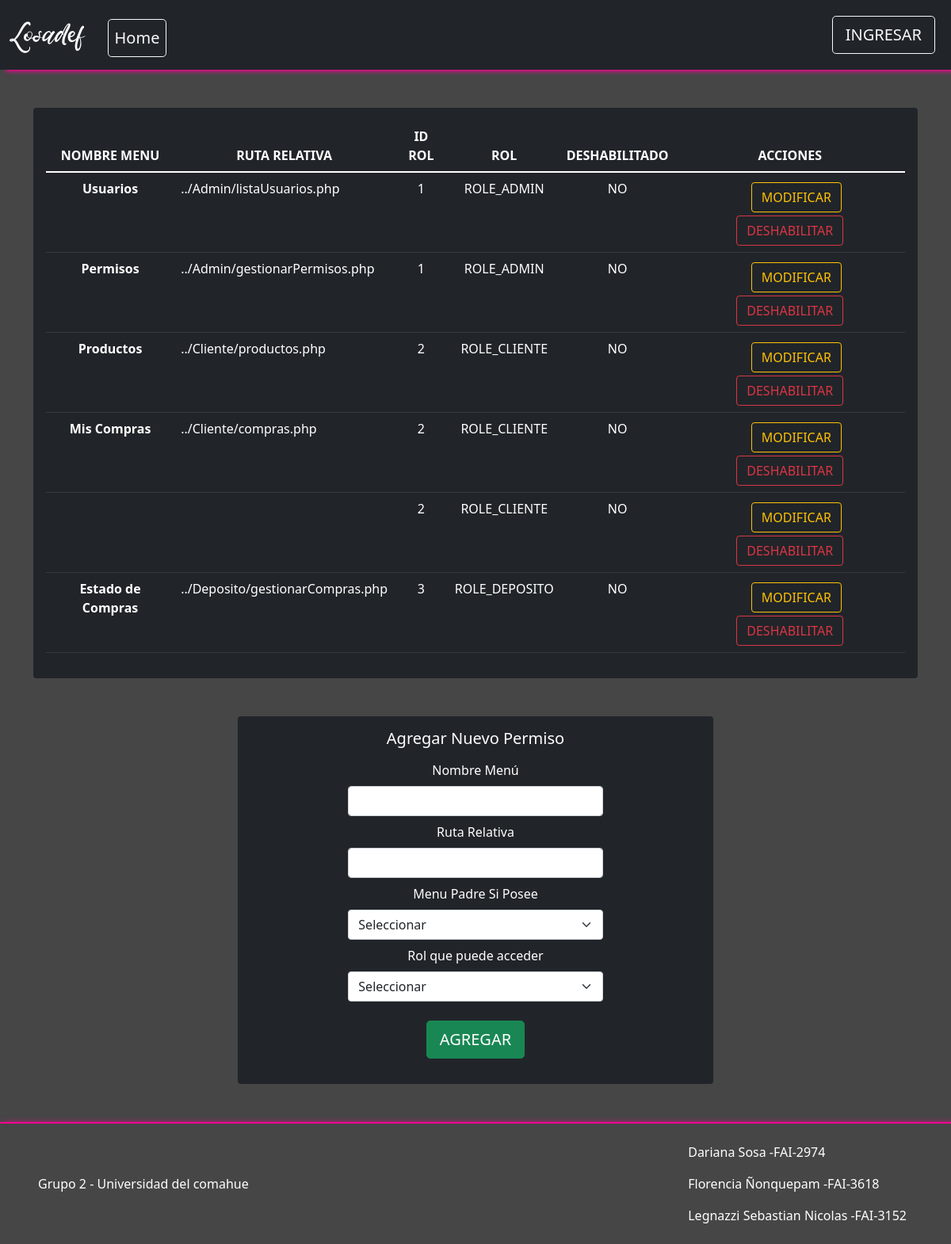
/Vista/Admin/gestionarPermisos.php, run on the app's committed database.
### tables this page shows
CREATE TABLE IF NOT EXISTS `menu` (
  `idMenu` bigint(20) NOT NULL AUTO_INCREMENT,
  `meNombre` varchar(50) NOT NULL COMMENT 'Nombre del item del menu',
  `meDescripcion` varchar(124) NOT NULL COMMENT 'Descripcion mas detallada del item del menu',
  `idPadre` bigint(20) DEFAULT NULL COMMENT 'Referencia al id del menu que es subitem',
  `meDeshabilitado` timestamp NULL DEFAULT CURRENT_TIMESTAMP COMMENT 'Fecha en la que el menu fue deshabilitado por ultima vez',
  PRIMARY KEY (`idMenu`),
  UNIQUE KEY `idmenu` (`idMenu`),
  KEY `fkmenu_1` (`idPadre`)
);

CREATE TABLE IF NOT EXISTS `rol` (
  `idRol` bigint(20) NOT NULL AUTO_INCREMENT,
  `rolDescripcion` varchar(50) NOT NULL,
  PRIMARY KEY (`idRol`),
  UNIQUE KEY `idrol` (`idRol`)
);

### util/funciones.php (called while the page is built, shortened)
<?php
spl_autoload_register(function ($class_name){
    $directorys = array(
        $GLOBALS['ROOT'].'Modelo/',
        $GLOBALS['ROOT'].'Modelo/conector/',
        $GLOBALS['ROOT'].'Control/',
    );
});
?>

### Control/C_Session.php (called while the page is built, shortened)
<?php
class C_Session{
    public function activa(){
        $resp=isset($_SESSION["nombreUsuario"])? TRUE : FALSE;
        return $resp;
    }
}
?>

### Modelo/Rol.php (called while the page is built, shortened)
<?php
include_once('Conector/BaseDatos.php');
class Rol
{
    private $idRol;
    private $rolDescripcion;
    public function setIdRol($idRol)
    {
        $this->idRol = $idRol;
    }
    public function setRolDescripcion($rolDescripcion)
    {
        $this->rolDescripcion = $rolDescripcion;
    }
    public function getIdRol()
    {
        return $this->idRol;
    }
    public function getRolDescripcion()
    {
        return $this->rolDescripcion;
    }
    public function __construct()
    {
        $this->idRol = "";
        $this->rolDescripcion = "";
    }
    public function cargar()
    {
        $resp = false;
        $base = new BaseDatos();
        $sql = "SELECT * FROM rol WHERE idRol = " . $this->getIdrol();
        if ($base->Iniciar()) {
            $res = $base->Ejecutar($sql);
            if ($res > -1) {
                if ($res > 0) {
                    $row = $base->Registro();
                    $resp = true;
                }
            }
        } else {
            $this->setMensajeOperacion("rol->listar: " . $base->getError());
        }
        return $resp;
    }
}

### modelo/conector/BaseDatos.php (called while the page is built, shortened)
<?php
class BaseDatos extends PDO {
  	private $conec;
  	private $indice;
  	private $resultado;
    public function __construct(){
        $this->indice =0;
        try {
           $this->conec=true;
        }catch (PDOException $e) {
            $this->sql = $e->getMessage();
            $this->conec=false;
        }
    }
    public function Iniciar(){
        return $this->getConec();
    }
    public function getConec(){
        return $this->conec;
    }
    public function setSQL($e){
        return "\n".$this->sql = $e;
    }
    public function Ejecutar($sql){
        $resp = null;
        if ( stristr($sql,"select")){
            $resp =  $this->EjecutarSelect($sql);
        }
        return $resp;
   }
   private function EjecutarSelect($sql){
       $cant = -1;
       $resultado=parent::query($sql);
       if(!$resultado){
           $this->analizarDebug();
       }else {
          $arregloResult = $resultado->fetchAll();
          $cant = count($arregloResult);
       }
       return $cant;
   }
   public function Registro() {
       $filaActual = false;
       $indiceActual = $this->getIndice();
       if ($indiceActual>=0) {
           $filas = $this->getResultado();
           if($indiceActual<count($filas)){
               $filaActual =  $filas[$indiceActual];
           }else {
               $this->setIndice(-1);
           }
       }
       return $filaActual;
   }
   private function setIndice ($valor){
       $this->indice = $valor;
   }
   private function getIndice (){
       return $this->indice;
   }
   private function setResultado($valor){
       $this->resultado = $valor;
   }
   private function getResultado(){
      return $this->resultado;
   }
}

### Modelo/MenuRol.php (called while the page is built, shortened)
<?php
include_once 'conector/BaseDatos.php';
class MenuRol
{
    private $menu;
    private $rol;
    public function setRol($rol)
    {
        $this->rol = $rol;
    }
    public function setMenu($menu)
    {
        $this->menu = $menu;
    }
    public function getRol()
    {
        return $this->rol;
    }
    public function getMenu()
    {
        return $this->menu;
    }
    public function __construct()
    {
        $this->menu = new Menu();
        $this->rol = new Rol();
    }
    public function listar($parametro = "")
    {
        $arreglo = null;
        $base = new BaseDatos();
        $sql = "SELECT * FROM menurol ";
        if ($parametro != "") {
            $sql .= 'WHERE ' . $parametro;
        }
        $res = $base->Ejecutar($sql);
        if ($res > -1) {
            if ($res > 0) {
                $arreglo = array();
                while ($row = $base->Registro()) {
                    $menu = null;
                    if ($row['idMenu'] != null) {
                        $menu = new Menu();
                        $menu->setIdMenu($row['idMenu']);
                        $menu->cargar();
                    }
                    $rol = null;
                    if ($row['idRol'] != null) {
                        $rol = new Rol();
                        $rol->setIdRol($row['idRol']);
                        $rol->cargar();
                    }
                    $obj = new MenuRol();
                    $obj->setear($menu, $rol);
                    array_push($arreglo, $obj);
                }
            }
        }
        return $arreglo;
    }
}

### Control/C_MenuRol.php (called while the page is built, shortened)
<?php
class C_MenuRol{
    public function buscar($param){
        $where = " true ";
        $objMenuRol = new MenuRol();
        $arreglo = $objMenuRol->listar($where);
        return $arreglo;
    }
}
?>

### Modelo/Menu.php (called while the page is built, shortened)
<?php
include_once('conector/BaseDatos.php');
class Menu {
    private $idMenu;
    private $meNombre;
    private $meDescripcion;
    private $meDeshabilitado;
    public function setIdMenu($idMenu){
        $this->idMenu = $idMenu;
    }
    public function setMeNombre($meNombre){
        $this->meNombre = $meNombre;
    }
    public function setMeDeshabilitado($meDeshabilitado){
        $this->meDeshabilitado = $meDeshabilitado;
    }
    public function setMeDescripcion($meDescripcion){
        $this->meDescripcion = $meDescripcion;
    }
    public function getIdMenu(){
        return $this->idMenu;
    }
    public function getMeNombre(){
        return $this->meNombre;
    }
    public function getMeDeshabilitado(){
        return $this->meDeshabilitado;
    }
    public function getMeDescripcion(){
        return $this->meDescripcion;
    }
    public function __construct(){
        $this->idMenu = "";
        $this->meNombre = "";
        $this->meDeshabilitado = null;
    }
    public function cargar(){
        $resp = false;
        $base = new BaseDatos();
        $sql = "SELECT * FROM menu WHERE idMenu = " .$this->getIdMenu();
        if ($base->Iniciar()) {
            $res = $base->Ejecutar($sql);
            if ($res > -1) {
                if ($res > 0) {
                    $resp =  true;
                }
            }
        } else {
            $this->setMensajeOperacion("menu->listar: " . $base->getError());
        }
        return $resp;
    }
}

### Vista/Admin/gestionarPermisos.php (the view, shortened to what this page needs)
<?php
include_once('../estructura/Cabecera.php');
$objMenuRol=new C_MenuRol();
$permisos=$objMenuRol->buscar(null);
if ($permisos != null) {
    $cantPermisos=count($permisos);
} else{
    $cantRoles=-1;
}
?>
<div class="container-md mx-auto m-5">
<?php
    if ($cantPermisos > -1) {
    ?>
<div class="rounded p-3 mb-2 bg-dark text-white">
        <table class="table table-dark table-hover p-5">
            <thead class="text-center">
            <tr>
            <th scope="col-6">NOMBRE MENU</th>
            <th scope="col-6">RUTA RELATIVA</th>
            <th scope="col-2">ID ROL</th>
            <th scope="col-4">ROL</th>
            <th scope="col-4">DESHABILITADO</th>
            <th scope="col-4">ACCIONES</th>
            </tr>
            </thead>
            <tbody>
            <?php
                foreach($permisos as $permiso){
                    ?>
                    <tr>
                    <th scope="row" class="text-center"><?php echo $permiso->getMenu()->getMeNombre()?></th>
                    <td><?php echo $permiso->getMenu()->getMeDescripcion() ?></td>
                    <td class="text-center"> <?php echo $permiso->getRol()->getIdRol() ?> </td>
                    <td class="text-center"> <?php echo $permiso->getRol()->getRolDescripcion()  ?>
                    </td>
                    <td class="text-center"> <?php echo $permiso->getMenu()->getMeDeshabilitado()==NULL?"NO":$permiso->getMenu()->getMeDeshabilitado()?>
                    </td>
                    <td class="text-center">
                        <form method="POST" action="modificarPermisos.php">
                        <button type="submit"
                        class="ms-3 my-1 text-decoration-none btn btn-outline-warning"> MODIFICAR </button>
                        <?php echo $permiso->getMenu()->getMeDeshabilitado()==NULL?
                        "<button type='button' class='mx-2 text-decoration-none btn btn-outline-danger deshabilitar'>
                        DESHABILITAR
                        </button>":
                        "<button type='button' class='mx-2 text-decoration-none btn btn-outline-danger habilitar'>
                        HABILITAR
                        </button>";
                        ?>
                        </form>
                    </td>
                </tr>
                <?php
                }
            ?>
            </tbody>
            </table>
            </div>
            <?php
    }else{
        ?>
        <div class="alert alert-warning" role="alert">
            No existen roles cargados...
        </div>
        <?php
    }
    ?>
</div>
<div class="container-md w-50 text-center rounded p-3 mb-2 bg-dark text-white my-5 mb-5">
    <form class="row justify-content-center needs-validation" id="formNuevoPermiso"
        method="POST" action="../Accion/nuevoPermiso.php" novalidate>
        <div class="col-10">
            <h5>Agregar Nuevo Permiso</h5>
        </div>
            <div class="col-lg-7 col-12 mt-2">
                <label>Nombre Menú </label>
                <input type="text" pattern="[a-zA-Z]+\s?[a-zA-Z]*\s?[a-zA-Z]*\s?[a-zA-Z]*\s?[a-zA-Z]*"
                name="meNombre" minlength="3" class="form-control text mt-2" required>
            </div>
            <div class="col-lg-7 col-12 mt-2">
                <label>Ruta Relativa </label>
                <input type="text" pattern="(..\/)([a-zA-Z0-9_\-]+)(\/[a-zA-Z0-9_\-]+)\.php" name="meDescripcion" minlength="10"
                class="form-control text mt-2" required>
            </div>
            <div class="col-lg-7 col-12 mt-2">
                <label>Menu Padre Si Posee</label>
                <select name="idPadre" class="form-select mt-2" aria-label=".form-select example">
                <option value="" selected>Seleccionar</option>
                </select>
            </div>
            <div class="col-lg-7 col-12 mt-2">
                <label>Rol que puede acceder</label>
                <select name="idRol" class="form-select mt-2" aria-label=".form-select example" required>
                <option value="" selected>Seleccionar</option>
                </select>
            </div>
            <div class="col-10">
            <button class="btn btn-lg btn-success my-3 mt-4" type="submit"
                id="nuevoPermiso">AGREGAR
            </button>
            </div>
    </form>
</div>
<?php
include_once("../estructura/Pie.php")
?>

### vista/estructura/Cabecera.php (shortened to what this page needs)
<?php
$objSession = new C_Session();
?>
<!DOCTYPE html>
<html lang="en">
<head>
  <link rel="stylesheet" href="../bootstrap/css/bootstrap.min.css">
  <link rel="stylesheet" href="../css/producto.css">
  <link rel="stylesheet" href="../css/home.css">
  <link rel="stylesheet" href="../alertas/dist/sweetalert2.min.css">
</head>
<body>
  <header class="navbar navbar-expand-lg navbar-dark bg-dark" >
    <div class="container-fluid">
        <a href="../../index.php" class="navbar-brand losadef text-white">
          Losadef
        </a>
        <div class="collapse navbar-collapse" id="navbarsExample03">
          <ul class="navbar-nav me-auto mb-2 m-2 mb-sm-0">
            <li><a href="../../index.php" role="button" class="px-2 mx-1 btn btn-lg btn-outline-light">Home</a></li>
          </ul>
          <div class="text-end">
            <?php if ($objSession->activa()) {
            ?>
              <button type='button' class='btn btn-lg btn-outline-light me-2' onclick="cerrarSesion()">SALIR</button>
            <?php
            } else {
            ?>
              <a href='../sesion/IniciarSesion.php' class='btn btn-lg btn-outline-light me-2'>INGRESAR</a>
            <?php
            } ?>
        </div>
      </div>
    </div>
  </header>

### vista/estructura/Pie.php
        <footer class=" d-flex flex-wrap justify-content-between align-items-center py-3 px-5" style="margin-top: 0%" id="footer" style="width: 100%;">
            <p class="col-md-4 mb-0 text-white" style="display: inline-block;" id="universidad"> Grupo 2 - Universidad del comahue</p>
            <ul class="nav justify-content-end flex-column col-3,5">
            <li class="nav-item"><a href="https://github.com/florencianionquepan" class="nav-link px-2 text-white" ><span>Dariana Sosa -FAI-2974</span></a></li>
            <li class="nav-item"><a href="https://github.com/darianasm" class="nav-link px-2 text-white" ><span> Florencia Ñonquepam -FAI-3618</span></a></li>
            <li class="nav-item"><a href="https://github.com/SebastianLegnazzi" class="nav-link px-2 text-white" ><span> Legnazzi Sebastian Nicolas -FAI-3152</span></a></li>
            </ul>
        </footer>
</body>
</html>

### vista/css/producto.css (style rules this page uses)
html { scroll-behavior: smooth; }
body { background-color: rgb(70, 70, 70); }
footer { position: relative; bottom: 0; margin-top: 140px; border-top: 2px solid rgb(255, 0, 149); box-shadow: 5px 2px 8px rgb(255, 0, 149); }

### Vista/css/home.css (style rules this page uses)
.losadef { font-family: "mifuente"; font-size:4.5ch; }
header { box-shadow: 8px 2px 5px rgb(255, 0, 149); margin-bottom:4px; }

### data on the page
menu: meNombre "Usuarios", meDescripcion "../Admin/listaUsuarios.php", shows "NO", shows "DESHABILITAR"
rol: idRol "1", rolDescripcion "ROLE_ADMIN"
menu: meNombre "Permisos", meDescripcion "../Admin/gestionarPermisos.php", shows "NO", shows "DESHABILITAR"
menu: meNombre "Productos", meDescripcion "../Cliente/productos.php", shows "NO", shows "DESHABILITAR"
rol: idRol "2", rolDescripcion "ROLE_CLIENTE"
menu: meNombre "Mis Compras", meDescripcion "../Cliente/compras.php", shows "NO", shows "DESHABILITAR"
menu: meNombre "Estado de Compras", meDescripcion "../Deposito/gestionarCompras.php", shows "NO", shows "DESHABILITAR"
rol: idRol "3", rolDescripcion "ROLE_DEPOSITO"
